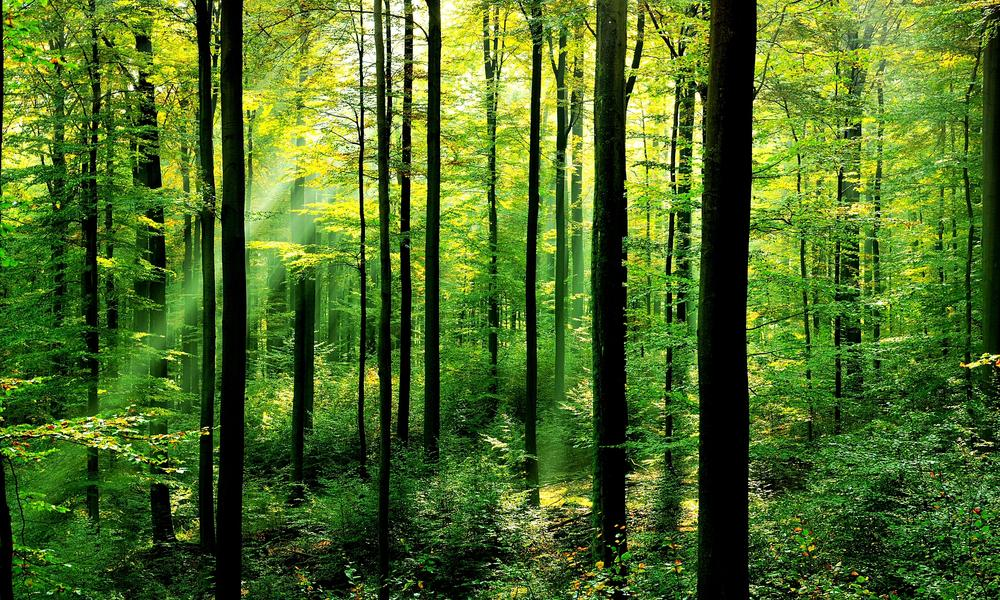
//> input picture Workshop 4/forest.jpg, 1000 x 600 px
$ ./Lab09_2 '../Workshop 4/forest.jpg' '../Workshop 4/forest.jpg'   (built with g++ and OpenCV 4)
//> lines starting //> are read from the running program, lines starting //| are printed output that depends on the picture; after the words box and inside, x2 and y2 are one past the last pixel; in counts of white or black regions, pixels touching at a corner belong together
/*
* @file SURF_FlannMatcher
* @brief SURF detector + descriptor + FLANN Matcher
* @author A. Huaman
*/
#include "stdafx.h"
#include <stdio.h>
#include <iostream>
#include <stdio.h>
#include <iostream>
#include "opencv2/core.hpp"
#include "opencv2/features2d.hpp"
#include "opencv2/imgcodecs.hpp"
#include "opencv2/highgui.hpp"
#include "opencv2/imgproc/imgproc.hpp"

using namespace std;
using namespace cv;
void readme();
/*
* @function main
* @brief Main function
*/
int main(int argc, char** argv)
{
	if (argc != 3)
	{
		readme(); return -1;
	}
	Mat query_img = imread(argv[1], IMREAD_GRAYSCALE);
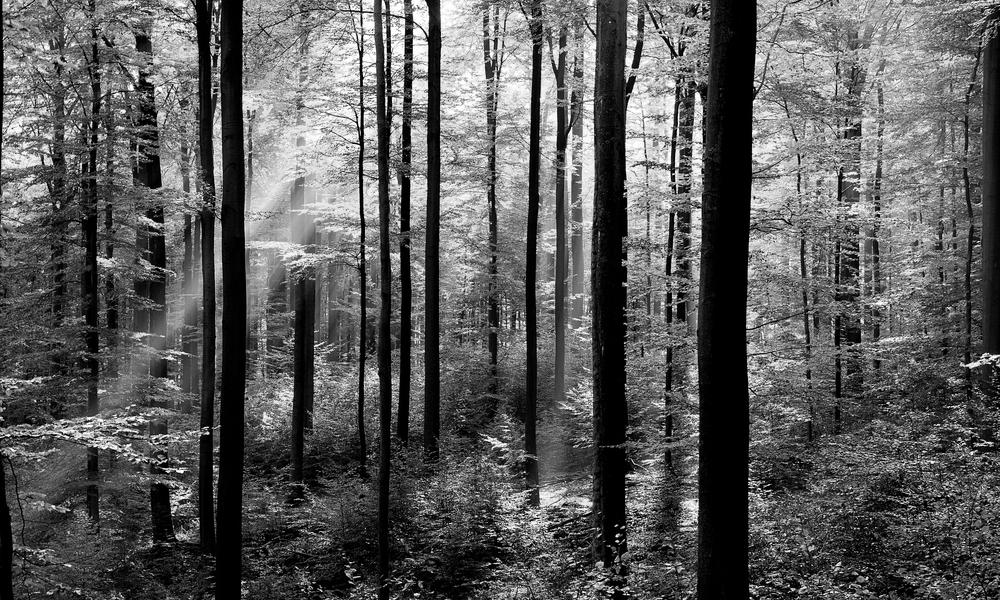
//> query_img: 600 rows x 1000 cols, CV_8UC1; min 0, max 255, mean 90.5
	Mat query_rot;
	Mat rot_mat = getRotationMatrix2D(cv::Point2f(query_img.cols / 2.0, query_img.rows / 2.0), 30, 1);
	warpAffine(query_img, query_rot, rot_mat, query_img.size());//rotate image*/
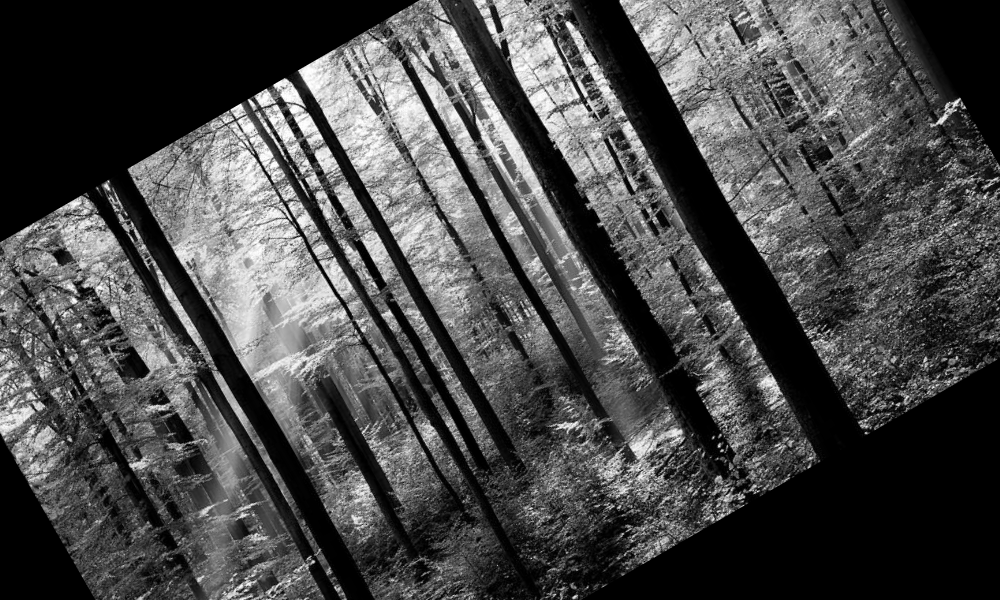
//> query_rot: 600 rows x 1000 cols, CV_8UC1; min 0, max 255, mean 73.3
	Mat template_img = imread(argv[2], IMREAD_GRAYSCALE);
	Mat matching_space,gt_matching_space;

	const char* gtimage_window = "Ground Truth Image";
	const char* rimage_window = "Rotated Image Window";
	const char* gtresult_window = "Ground Truth Match Space";
	const char* result_window = " Rotated Image Match Space";

	namedWindow(gtimage_window, WINDOW_AUTOSIZE);
	namedWindow(gtresult_window, WINDOW_AUTOSIZE);
	namedWindow(rimage_window, WINDOW_AUTOSIZE);
	namedWindow(result_window, WINDOW_AUTOSIZE);


	if (!query_img.data || !template_img.data)
	{
		std::cout << " --(!) Error reading images " << std::endl; return -1;
	}

	//Create Match Space Vector for Ground Truth
	gt_matching_space.create(
		query_img.cols - template_img.cols + 1,
		query_img.rows - template_img.rows + 1,
		CV_32FC1);

	matchTemplate(query_img, template_img, gt_matching_space, CV_TM_CCORR_NORMED);
//> gt_matching_space = [1]
	normalize(gt_matching_space, gt_matching_space, 0, 1, NORM_MINMAX, -1, Mat());
//> gt_matching_space = [0]

	//Create MatchSpace Vector for Rotated Image
	matching_space.create(
		query_rot.cols - template_img.cols + 1,
		query_rot.rows - template_img.rows + 1,
		CV_32FC1);

	matchTemplate(query_rot, template_img, matching_space, CV_TM_CCORR_NORMED);
//> matching_space = [0.621]
	normalize(matching_space, matching_space, 0, 1, NORM_MINMAX, -1, Mat());
//> matching_space = [0]


	//Find ground truth rect using highest match location
	double gtminVal; double gtmaxVal; Point gtminLoc; Point gtmaxLoc;
	Point gtmatchLoc;
	minMaxLoc(gt_matching_space, &gtminVal, &gtmaxVal, &gtminLoc, &gtmaxLoc, Mat());
//> gtminVal = 0; gtmaxVal = 0; gtminLoc = Point(0, 0); gtmaxLoc = Point(0, 0)
	gtmatchLoc = gtmaxLoc;
//> gtmatchLoc = Point(0, 0)
	Rect gtRect = Rect(gtmatchLoc, Point(gtmatchLoc.x + template_img.cols, gtmatchLoc.y + template_img.rows));
//> gtRect = Rect(0, 0, 1000, 600)
	rectangle(query_img,gtRect, Scalar::all(0), 2, 8, 0);//draw rectangle with template dimensions on rotated image
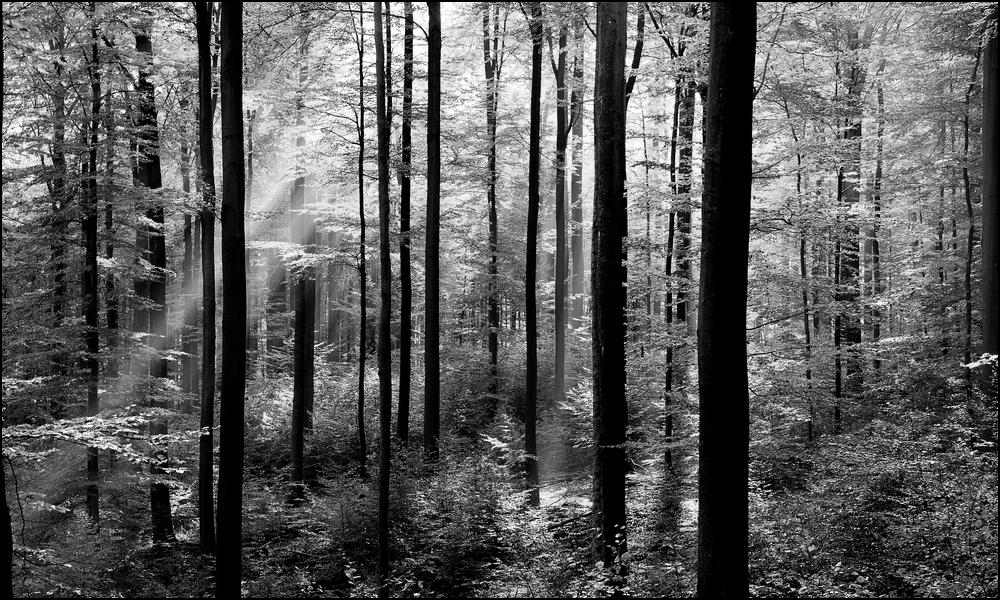
//> query_img: 600 rows x 1000 cols, CV_8UC1; 0.96% of pixels changed, all inside (x1, y1, x2, y2) = (0, 0, 1000, 600)
	rectangle(gt_matching_space, gtRect, Scalar::all(0), 2, 8, 0);//draw rectange with template dimensions on ground truth matchspace matrix

	//Create rotated image rect using highest match Point
	double minVal; double maxVal; Point minLoc; Point maxLoc;
	Point matchLoc;
	minMaxLoc(matching_space, &minVal, &maxVal, &minLoc, &maxLoc, Mat());
//> minVal = 0; maxVal = 0; minLoc = Point(0, 0); maxLoc = Point(0, 0)
	matchLoc = maxLoc;
//> matchLoc = Point(0, 0)
	Rect rRect = Rect(matchLoc, Point(matchLoc.x + template_img.cols, matchLoc.y + template_img.rows));
//> rRect = Rect(0, 0, 1000, 600)
	rectangle(query_rot, rRect, Scalar::all(175), 2, 8, 0);//draw rectangle with template dimensions on rotated image
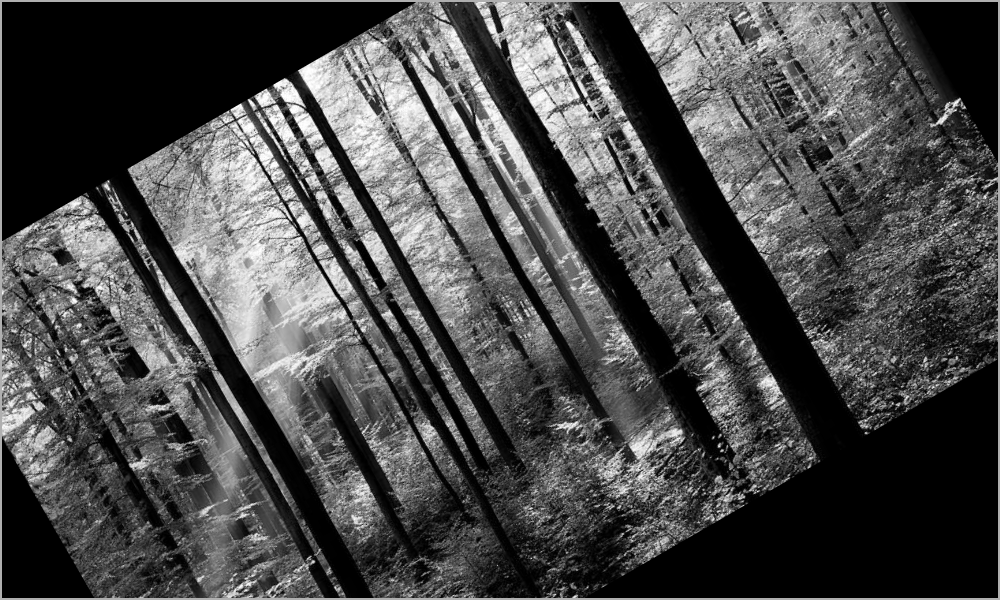
//> query_rot: 600 rows x 1000 cols, CV_8UC1; 1.06% of pixels changed, all inside (x1, y1, x2, y2) = (0, 0, 1000, 600)
	rectangle(matching_space, rRect, Scalar::all(0), 2, 8, 0);//draw rectange with template dimensions on rotated image matchspace matrix

	//Find TP,FP,FN,TN
	float TP = 0, TN = 0, FP = 0, FN = 0;
	for (int i = 0; i < query_img.size().height; i++) {
		for (int j = 0; j < query_img.size().width; j++) {
			Point2i point(j,i);//point in query image matrix
			//GT contains does not contain point and a A does not contain point
			if (gtRect.contains(point) == false && rRect.contains(point) == false) {
				TN++;
			}
			//GT contains point but A does not
			else if (gtRect.contains(point) && rRect.contains(point) == false) {
				FN++;
			}
			//if GT contains point and A contains Point
			else if (gtRect.contains(point) && rRect.contains(point)) {
				TP++;
			}
			//if A contains point but gt does not
			else if (gtRect.contains(point) == false && rRect.contains(point)) {
				FP++;
			}
		}
	}
//> this loop made 600 passes
//> TP on passes 1 to 3: 1000, 2000, 3000
//> after the loop, TN = 0; FN = 0; TP = 600000; FP = 0

	//calculate recall and precision
	float recall = 0, precision = 0;
	recall = TP / (TP + FN);
//> recall = 1
	precision = TP / (TP + FP);
//> precision = 1

	std::cout << "TP: " << TP << std::endl
		<< "FN: " << FN << std::endl
		<< "FP: " << FP << std::endl
		<< "TN: " << TN << std::endl
		<< "Recall: " << recall << std::endl
		<< "Precision: " << precision << std::endl
		<< " TP + FN: " << TP + FN << std::endl
		<< "Area of GT: " << gtRect.area() << std::endl;
//| TP: 600000
//| FN: 0
//| FP: 0
//| TN: 0
//| Recall: 1
//| Precision: 1
//|  TP + FN: 600000
//| Area of GT: 600000

	imshow(gtimage_window, query_img);
	imshow(gtresult_window, gt_matching_space);

	imshow(rimage_window, query_rot);
	imshow(result_window, matching_space);
	waitKey(0);
	return 0;
}
/*
* @function readme
*/
void readme()
{
	std::cout << " Usage: ./Lab09_02 <query_image> <template image>" << std::endl;
}
